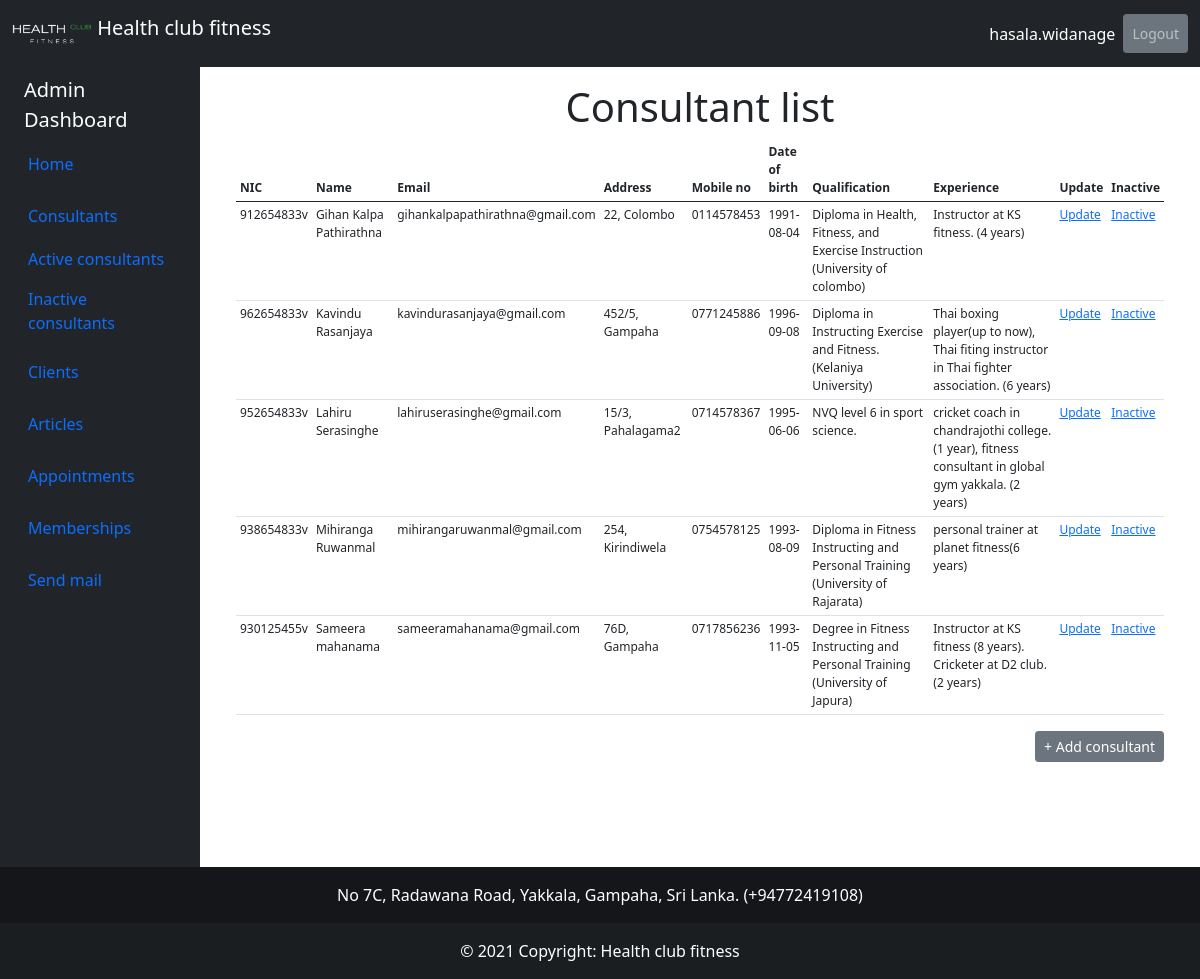
The app's page /consultant_list.php?msg=consultant_active (signed in) with its own data.
### tables this page shows
CREATE TABLE IF NOT EXISTS `consultant` (
  `nic` varchar(15) NOT NULL,
  `name` varchar(50) NOT NULL,
  `username` varchar(20) NOT NULL,
  `email` varchar(50) NOT NULL,
  `address` varchar(100) NOT NULL,
  `mobile_no` varchar(50) NOT NULL,
  `dob` varchar(10) NOT NULL,
  `qualification` varchar(300) NOT NULL,
  `experience` varchar(300) NOT NULL,
  `password` varchar(20) NOT NULL,
  `date_joined` timestamp NOT NULL DEFAULT CURRENT_TIMESTAMP,
  `deletion_indicator` varchar(20) DEFAULT NULL,
  PRIMARY KEY (`nic`)
);

### consultant_list.php (the view, shortened to what this page needs)
<?php
include "connection/connection2.php";
  $consultant_list = '';
  $query = "SELECT nic,name,email,address,mobile_no,dob,qualification,experience FROM consultant WHERE deletion_indicator IS NULL ORDER BY name";
  $consultants = mysqli_query($connection, $query);
    while ($consultant = mysqli_fetch_assoc($consultants)) {
      $consultant_list .= "<tr>";
      $consultant_list .= "<td>{$consultant['nic']}</td>";
      $consultant_list .= "<td>{$consultant['name']}</td>";
      $consultant_list .= "<td>{$consultant['email']}</td>";
      $consultant_list .= "<td>{$consultant['address']}</td>";
      $consultant_list .= "<td>{$consultant['mobile_no']}</td>";
      $consultant_list .= "<td>{$consultant['dob']}</td>";
      $consultant_list .= "<td>{$consultant['qualification']}</td>";
      $consultant_list .= "<td>{$consultant['experience']}</td>";
      $consultant_list .= "<td><a href=consultant_update.php?nic={$consultant['nic']}>Update</a></td>";
      $consultant_list .= "<td><a href=consultant_delete.php?nic={$consultant['nic']}>Inactive</a></td>";
      $consultant_list .= "</tr>";
    }
 ?>
<!DOCTYPE html>
<html lang="en">
<head>
    <link href="https://cdn.jsdelivr.net/npm/bootstrap@5.0.1/dist/css/bootstrap.min.css" rel="stylesheet">
</head>
<body>
<nav class="navbar navbar-expand-lg navbar-dark bg-dark ">
  <div class="container-fluid">
    <a class="navbar-brand" href="#">
    <img src="image/logo/HealthClubLogo.png" alt="" width="80" height="40" class="d-inline-block align-text-top">
        Health club fitness</a>
    <div class="collapse navbar-collapse" id="navbarNav">
      <ul class="navbar-nav ms-auto mb-2 mb-lg-0">
        <li class="nav-item ">
          <a class="nav-link active"><?php echo $_SESSION['AdminUser']; ?></a>
        </li>
        <li class="nav-item">
          <a class="nav-link btn btn-secondary btn-sm" role="button" href = "logout.php">Logout</a>
        </li>
      </ul>
    </div>
  </div>
</nav>
<div class="container-fluid">
    <div class="row flex-nowrap">
        <div class="col-auto col-md-3 col-xl-2 px-sm-2 px-0 bg-dark">
            <div class="d-flex flex-column align-items-center align-items-sm-start px-3 pt-2 text-white min-vh-100">
                <span class="fs-5 d-none d-sm-inline">Admin Dashboard</span>
                <ul class="nav nav-pills flex-column mb-sm-auto mb-0 align-items-center align-items-sm-start" id="menu">
                    <li class="nav-item">
                        <a href="admin_dashboard.php" class="nav-link align-middle px-0">
                            <i class="fs-4 bi-house"></i> <span class="ms-1 d-none d-sm-inline">Home</span>
                        </a>
                    </li>
                    <li>
                        <a href="#submenu1" data-bs-toggle="collapse" class="nav-link px-0 align-middle">
                            <i class="fs-4 bi-speedometer2"></i> <span class="ms-1 d-none d-sm-inline">Consultants</span> </a>
                        <ul class="collapse show nav flex-column ms-1" id="submenu1" data-bs-parent="#menu">
                            <li class="w-100">
                                <a href="#" class="nav-link px-0"> <span class="d-none d-sm-inline">Active consultants</span> </a>
                            </li>
                            <li>
                                <a href="consultant_list_inactive.php" class="nav-link px-0"> <span class="d-none d-sm-inline">Inactive consultants</span> </a>
                            </li>
                        </ul>
                    </li>
                    <li>
                        <a href="#submenu2" data-bs-toggle="collapse" class="nav-link px-0 align-middle ">
                            <i class="fs-4 bi-bootstrap"></i> <span class="ms-1 d-none d-sm-inline">Clients</span></a>
                    </li>
                    <li class="nav-item">
                        <a href="article_upload.php" class="nav-link align-middle px-0">
                            <i class="fs-4 bi-house"></i> <span class="ms-1 d-none d-sm-inline">Articles</span>
                        </a>
                    </li>
                    <li class="nav-item">
                        <a href="appointment_list.php" class="nav-link align-middle px-0">
                            <i class="fs-4 bi-house"></i> <span class="ms-1 d-none d-sm-inline">Appointments</span>
                        </a>
                    </li>
                    <li class="nav-item">
                        <a href="membership_fee.php" class="nav-link align-middle px-0">
                            <i class="fs-4 bi-house"></i> <span class="ms-1 d-none d-sm-inline">Memberships</span>
                        </a>
                    </li>
                    <li class="nav-item">
                        <a href="email_send.php" class="nav-link align-middle px-0">
                            <i class="fs-4 bi-house"></i> <span class="ms-1 d-none d-sm-inline">Send mail</span>
                        </a>
                    </li>
                </ul>
            </div>
        </div>
        <div class="col py-3">
<div class="table-responsive px-4">
  <h5 class="display-6 text-center">Consultant list</h5>
  <table  class="display table table-sm" style="font-size: 12px;">
    <thead>
      <tr>
        <th>NIC</th>
        <th>Name</th>
        <th>Email</th>
        <th>Address</th>
        <th>Mobile no</th>
        <th>Date of birth</th>
        <th>Qualification</th>
        <th>Experience</th>
        <th>Update</th>
        <th>Inactive</th>
      </tr>
    </thead>
      <tbody>
      <?php echo $consultant_list; ?>
      </tbody>
  </table>
  <a class="btn btn-secondary btn-sm float-end" href="consultant_add.php" role="button">+ Add consultant</a>
</div>
        </div>
    </div>
</div>
<footer class="bg-dark text-center text-white">
    <div class="text-center p-3" style="background-color: rgba(0, 0, 0, 0.4);">
        No 7C, Radawana Road, Yakkala, Gampaha, Sri Lanka. (+94772419108)
    </div>
    <div class="text-center p-3" style="background-color: rgba(0, 0, 0, 0.2);">
    © 2021 Copyright: Health club fitness
    </div>
</footer>
</body>
</html>

### records on screen
consultant: nic "912654833v", name "Gihan Kalpa Pathirathna", email "gihankalpapathirathna@gmail.com", address "22, Colombo", mobile_no "0114578453", dob "1991-08-04", qualification "Diploma in Health, Fitness, and Exercise Instruction (University of colombo)", experience "Instructor at KS fitness. (4 years)"
consultant: nic "962654833v", name "Kavindu Rasanjaya", email "kavindurasanjaya@gmail.com", address "452/5, Gampaha", mobile_no "0771245886", dob "1996-09-08", qualification "Diploma in Instructing Exercise and Fitness.(Kelaniya University)", experience "Thai boxing player(up to now), Thai fiting instructor in Thai fighter association. (6 years)"
consultant: nic "952654833v", name "Lahiru Serasinghe", email "lahiruserasinghe@gmail.com", address "15/3, Pahalagama2", mobile_no "0714578367", dob "1995-06-06", qualification "NVQ level 6 in sport science.", experience "cricket coach in chandrajothi college.(1 year), fitness consultant in global gym yakkala. (2 years)"
consultant: nic "938654833v", name "Mihiranga Ruwanmal", email "mihirangaruwanmal@gmail.com", address "254, Kirindiwela", mobile_no "0754578125", dob "1993-08-09", qualification "Diploma in Fitness Instructing and Personal Training (University of Rajarata)", experience "personal trainer at planet fitness(6 years)"
consultant: nic "930125455v", name "Sameera mahanama", email "sameeramahanama@gmail.com", address "76D, Gampaha", mobile_no "0717856236", dob "1993-11-05", qualification "Degree in Fitness Instructing and Personal Training (University of Japura)", experience "Instructor at KS fitness (8 years). Cricketer at D2 club. (2 years)"

### other values on screen
$_SESSION['AdminUser'] "hasala.widanage"
